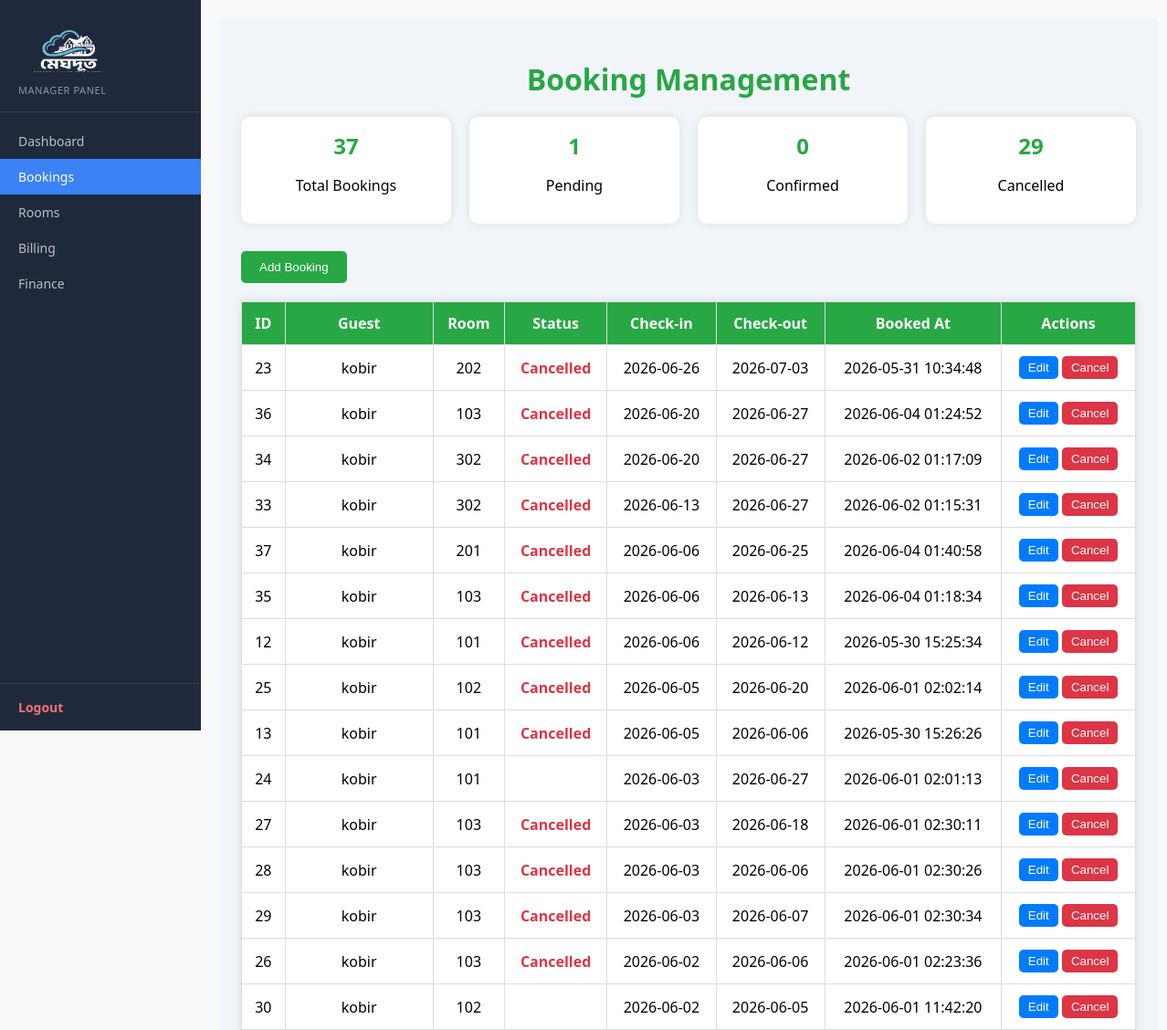
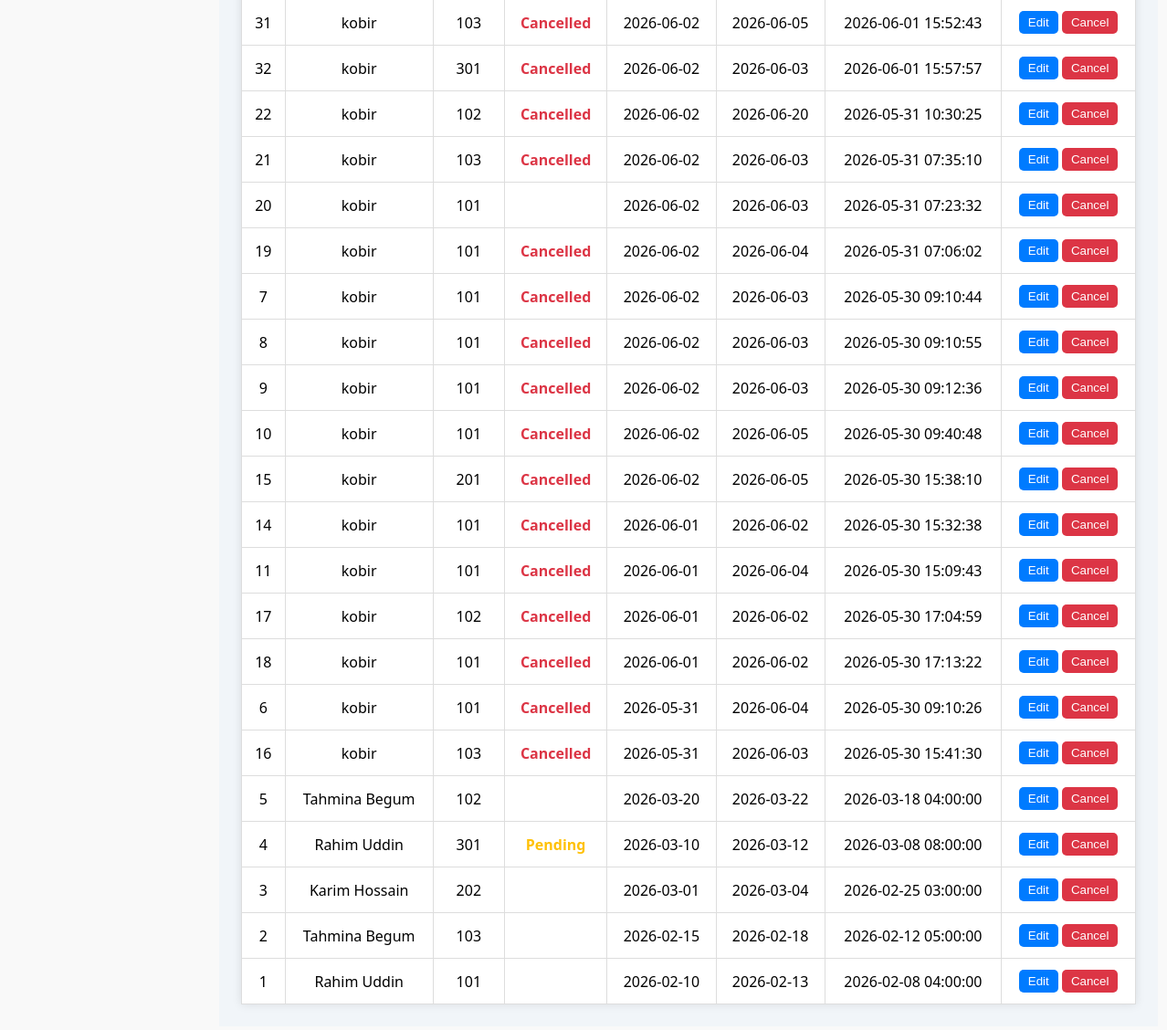
/manager/bookings.php (signed in), run on the app's committed database (2 pictures, top to bottom).
### tables this page shows
CREATE TABLE `booking` (
  `booking_id` int(11) NOT NULL,
  `guest_id` int(11) NOT NULL,
  `room_id` int(11) NOT NULL,
  `check_in` date NOT NULL,
  `check_out` date NOT NULL,
  `status` enum('Pending','Confirmed','Checked-In','Checked-Out','Cancelled') NOT NULL DEFAULT 'Pending',
  `transaction_id` varchar(100) DEFAULT NULL,
  `pay_amount` decimal(10,2) NOT NULL DEFAULT 0.00,
  `due_amount` decimal(10,2) NOT NULL DEFAULT 0.00,
  `payment_status` enum('paid','unpaid','partial') NOT NULL DEFAULT 'unpaid',
  `refund_status` enum('none','requested','approved','rejected') NOT NULL DEFAULT 'none',
  `refund_percent` tinyint(3) UNSIGNED NOT NULL DEFAULT 0,
  `booked_at` timestamp NOT NULL DEFAULT current_timestamp(),
  `updated_at` timestamp NOT NULL DEFAULT current_timestamp() ON UPDATE current_timestamp()
);

CREATE TABLE `user` (
  `User_id` int(11) NOT NULL,
  `Name` varchar(100) NOT NULL,
  `Email` varchar(100) NOT NULL,
  `Password` varchar(255) NOT NULL,
  `Role` enum('guest','receptionist','manager','admin') NOT NULL DEFAULT 'guest',
  `Phone` varchar(20) DEFAULT NULL,
  `Photo` varchar(255) DEFAULT NULL,
  `Created_at` timestamp NOT NULL DEFAULT current_timestamp()
);

CREATE TABLE `room` (
  `room_id` int(11) NOT NULL,
  `room_number` varchar(10) NOT NULL,
  `type` enum('Single','Double','Deluxe','Suite') NOT NULL,
  `price_per_night` decimal(10,2) NOT NULL DEFAULT 0.00,
  `status` enum('Available','Booked','Under Maintenance') NOT NULL DEFAULT 'Available',
  `description` text DEFAULT NULL,
  `image` varchar(255) DEFAULT NULL,
  `floor` int(11) DEFAULT 1,
  `capacity` int(11) DEFAULT 1,
  `created_at` timestamp NOT NULL DEFAULT current_timestamp()
);

### manager/bookings.php (the view, shortened to what this page needs)
<?php
include 'config.php';
$result = mysqli_query($conn,"SELECT b.*, u.Name, r.room_number
FROM booking b
JOIN user u ON b.guest_id=u.User_id
JOIN room r ON b.room_id=r.room_id
ORDER BY b.check_in DESC");
?>
<!DOCTYPE html>
<html>
<head>
</head>
<body>
<?php include 'sidebar.php'; ?>
<div class="mgr-layout">
<div class="mgr-main" style="padding:24px;">
  <h1>Booking Management</h1>
  <div class="summary">
    <?php
      $total = mysqli_fetch_assoc(mysqli_query($conn,"SELECT COUNT(*) AS total FROM booking"));
      $pending = mysqli_fetch_assoc(mysqli_query($conn,"SELECT COUNT(*) AS pending FROM booking WHERE status='Pending'"));
      $confirmed = mysqli_fetch_assoc(mysqli_query($conn,"SELECT COUNT(*) AS confirmed FROM booking WHERE status='Confirmed'"));
      $cancelled = mysqli_fetch_assoc(mysqli_query($conn,"SELECT COUNT(*) AS cancelled FROM booking WHERE status='Cancelled'"));
    ?>
    <div class="card"><h2><?php echo $total['total']; ?></h2><p>Total Bookings</p></div>
    <div class="card"><h2><?php echo $pending['pending']; ?></h2><p>Pending</p></div>
    <div class="card"><h2><?php echo $confirmed['confirmed']; ?></h2><p>Confirmed</p></div>
    <div class="card"><h2><?php echo $cancelled['cancelled']; ?></h2><p>Cancelled</p></div>
  </div>
  <button class="btn-add" onclick="document.getElementById('addForm').style.display='block'"> Add Booking</button>
  <table>
    <tr>
      <th>ID</th><th>Guest</th><th>Room</th><th>Status</th><th>Check-in</th><th>Check-out</th><th>Booked At</th><th>Actions</th>
    </tr>
    <?php while($row=mysqli_fetch_assoc($result)){ ?>
      <tr>
        <td><?php echo $row['booking_id']; ?></td>
        <td><?php echo $row['Name']; ?></td>
        <td><?php echo $row['room_number']; ?></td>
        <td>
          <?php
            if($row['status']=='Pending') echo "<span class='status-pending'>Pending</span>";
            elseif($row['status']=='Confirmed') echo "<span class='status-confirmed'>Confirmed</span>";
            elseif($row['status']=='Cancelled') echo "<span class='status-cancelled'>Cancelled</span>";
          ?>
        </td>
        <td><?php echo $row['check_in']; ?></td>
        <td><?php echo $row['check_out']; ?></td>
        <td><?php echo $row['booked_at']; ?></td>
        <td>
          <a href="edit_booking.php?id=<?php echo $row['booking_id']; ?>"><button class="btn-edit">Edit</button></a>
          <a href="bookings.php?cancel=<?php echo $row['booking_id']; ?>" onclick="return confirm('Cancel this booking?');"><button class="btn-cancel">Cancel</button></a>
        </td>
      </tr>
    <?php } ?>
  </table>
</div></div>
</body>
</html>

### manager/bookings.php (style rules this page uses)
body { font-family:'Segoe UI',Arial;background:#f9f9f9;margin:0;padding:20px; }
h1 { color:#28a745;text-align:center;margin-bottom:20px; }
.summary { display:flex;gap:20px;justify-content:center;margin-bottom:30px; }
.card { background:#fff;padding:15px;border-radius:10px;box-shadow:0 0 10px rgba(0,0,0,0.1);width:200px;text-align:center; }
.card h2 { margin:0;color:#28a745; }
.btn-add { background:#28a745;color:#fff;border:none;padding:10px 20px;border-radius:5px;cursor:pointer;margin-bottom:20px; }
table { width:100%;border-collapse:collapse;background:#fff;box-shadow:0 0 10px rgba(0,0,0,0.1); }
th,td { padding:12px;border:1px solid #ddd;text-align:center; }
th { background:#28a745;color:#fff; }
.status-pending { color:#ffc107;font-weight:bold; }
.status-cancelled { color:#dc3545;font-weight:bold; }
.btn-edit { background:#007BFF;color:#fff;border:none;padding:5px 10px;border-radius:5px;cursor:pointer; }
.btn-cancel { background:#dc3545;color:#fff;border:none;padding:5px 10px;border-radius:5px;cursor:pointer; }
button { cursor:pointer; }

### manager/sidebar.php (style rules this page uses)
.mgr-layout { display: flex; min-height: 100vh; }
.mgr-main { margin-left: 220px; flex: 1; min-height: 100vh; background: #f1f5f9; }

### data on the page
booking: booking_id "23", guest.Name "kobir", room.room_number "202", status "Cancelled", check_in "2026-06-26", check_out "2026-07-03", booked_at "2026-05-31 10:34:48"
booking: booking_id "36", guest.Name "kobir", room.room_number "103", status "Cancelled", check_in "2026-06-20", check_out "2026-06-27", booked_at "2026-06-04 01:24:52"
booking: booking_id "34", guest.Name "kobir", room.room_number "302", status "Cancelled", check_in "2026-06-20", check_out "2026-06-27", booked_at "2026-06-02 01:17:09"
booking: booking_id "33", guest.Name "kobir", room.room_number "302", status "Cancelled", check_in "2026-06-13", check_out "2026-06-27", booked_at "2026-06-02 01:15:31"
booking: booking_id "37", guest.Name "kobir", room.room_number "201", status "Cancelled", check_in "2026-06-06", check_out "2026-06-25", booked_at "2026-06-04 01:40:58"
booking: booking_id "35", guest.Name "kobir", room.room_number "103", status "Cancelled", check_in "2026-06-06", check_out "2026-06-13", booked_at "2026-06-04 01:18:34"
booking: booking_id "12", guest.Name "kobir", room.room_number "101", status "Cancelled", check_in "2026-06-06", check_out "2026-06-12", booked_at "2026-05-30 15:25:34"
booking: booking_id "25", guest.Name "kobir", room.room_number "102", status "Cancelled", check_in "2026-06-05", check_out "2026-06-20", booked_at "2026-06-01 02:02:14"
booking: booking_id "13", guest.Name "kobir", room.room_number "101", status "Cancelled", check_in "2026-06-05", check_out "2026-06-06", booked_at "2026-05-30 15:26:26"
booking: booking_id "24", guest.Name "kobir", room.room_number "101", check_in "2026-06-03", check_out "2026-06-27", booked_at "2026-06-01 02:01:13"
booking: booking_id "27", guest.Name "kobir", room.room_number "103", status "Cancelled", check_in "2026-06-03", check_out "2026-06-18", booked_at "2026-06-01 02:30:11"
booking: booking_id "28", guest.Name "kobir", room.room_number "103", status "Cancelled", check_in "2026-06-03", check_out "2026-06-06", booked_at "2026-06-01 02:30:26"
booking: booking_id "29", guest.Name "kobir", room.room_number "103", status "Cancelled", check_in "2026-06-03", check_out "2026-06-07", booked_at "2026-06-01 02:30:34"
booking: booking_id "26", guest.Name "kobir", room.room_number "103", status "Cancelled", check_in "2026-06-02", check_out "2026-06-06", booked_at "2026-06-01 02:23:36"
booking: booking_id "30", guest.Name "kobir", room.room_number "102", check_in "2026-06-02", check_out "2026-06-05", booked_at "2026-06-01 11:42:20"
booking: booking_id "31", guest.Name "kobir", room.room_number "103", status "Cancelled", check_in "2026-06-02", check_out "2026-06-05", booked_at "2026-06-01 15:52:43"
booking: booking_id "32", guest.Name "kobir", room.room_number "301", status "Cancelled", check_in "2026-06-02", check_out "2026-06-03", booked_at "2026-06-01 15:57:57"
booking: booking_id "22", guest.Name "kobir", room.room_number "102", status "Cancelled", check_in "2026-06-02", check_out "2026-06-20", booked_at "2026-05-31 10:30:25"
booking: booking_id "21", guest.Name "kobir", room.room_number "103", status "Cancelled", check_in "2026-06-02", check_out "2026-06-03", booked_at "2026-05-31 07:35:10"
booking: booking_id "20", guest.Name "kobir", room.room_number "101", check_in "2026-06-02", check_out "2026-06-03", booked_at "2026-05-31 07:23:32"
booking: booking_id "19", guest.Name "kobir", room.room_number "101", status "Cancelled", check_in "2026-06-02", check_out "2026-06-04", booked_at "2026-05-31 07:06:02"
booking: booking_id "7", guest.Name "kobir", room.room_number "101", status "Cancelled", check_in "2026-06-02", check_out "2026-06-03", booked_at "2026-05-30 09:10:44"
booking: booking_id "8", guest.Name "kobir", room.room_number "101", status "Cancelled", check_in "2026-06-02", check_out "2026-06-03", booked_at "2026-05-30 09:10:55"
booking: booking_id "9", guest.Name "kobir", room.room_number "101", status "Cancelled", check_in "2026-06-02", check_out "2026-06-03", booked_at "2026-05-30 09:12:36"
booking: booking_id "10", guest.Name "kobir", room.room_number "101", status "Cancelled", check_in "2026-06-02", check_out "2026-06-05", booked_at "2026-05-30 09:40:48"
booking: booking_id "15", guest.Name "kobir", room.room_number "201", status "Cancelled", check_in "2026-06-02", check_out "2026-06-05", booked_at "2026-05-30 15:38:10"
booking: booking_id "14", guest.Name "kobir", room.room_number "101", status "Cancelled", check_in "2026-06-01", check_out "2026-06-02", booked_at "2026-05-30 15:32:38"
booking: booking_id "11", guest.Name "kobir", room.room_number "101", status "Cancelled", check_in "2026-06-01", check_out "2026-06-04", booked_at "2026-05-30 15:09:43"
booking: booking_id "17", guest.Name "kobir", room.room_number "102", status "Cancelled", check_in "2026-06-01", check_out "2026-06-02", booked_at "2026-05-30 17:04:59"
booking: booking_id "18", guest.Name "kobir", room.room_number "101", status "Cancelled", check_in "2026-06-01", check_out "2026-06-02", booked_at "2026-05-30 17:13:22"
booking: booking_id "6", guest.Name "kobir", room.room_number "101", status "Cancelled", check_in "2026-05-31", check_out "2026-06-04", booked_at "2026-05-30 09:10:26"
booking: booking_id "16", guest.Name "kobir", room.room_number "103", status "Cancelled", check_in "2026-05-31", check_out "2026-06-03", booked_at "2026-05-30 15:41:30"
booking: booking_id "5", guest.Name "Tahmina Begum", room.room_number "102", check_in "2026-03-20", check_out "2026-03-22", booked_at "2026-03-18 04:00:00"
booking: booking_id "4", guest.Name "Rahim Uddin", room.room_number "301", status "Pending", check_in "2026-03-10", check_out "2026-03-12", booked_at "2026-03-08 08:00:00"
booking: booking_id "3", guest.Name "Karim Hossain", room.room_number "202", check_in "2026-03-01", check_out "2026-03-04", booked_at "2026-02-25 03:00:00"
booking: booking_id "2", guest.Name "Tahmina Begum", room.room_number "103", check_in "2026-02-15", check_out "2026-02-18", booked_at "2026-02-12 05:00:00"
booking: booking_id "1", guest.Name "Rahim Uddin", room.room_number "101", check_in "2026-02-10", check_out "2026-02-13", booked_at "2026-02-08 04:00:00"

### other printed values
$label "Dashboard"
$label "Bookings"
$label "Rooms"
$label "Billing"
$label "Finance"
$total['total'] "37"
$pending['pending'] "1"
$confirmed['confirmed'] "0"
$cancelled['cancelled'] "29"
